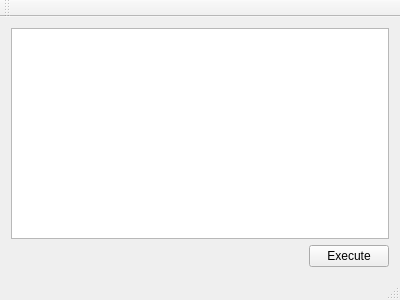
<?xml version="1.0" encoding="UTF-8"?>
<ui version="4.0">
 <class>MainWindow</class>
 <widget class="QMainWindow" name="MainWindow">
  <property name="geometry">
   <rect>
    <x>0</x>
    <y>0</y>
    <width>400</width>
    <height>300</height>
   </rect>
  </property>
  <property name="windowTitle">
   <string>MainWindow</string>
  </property>
  <widget class="QWidget" name="centralWidget">
   <layout class="QGridLayout" name="gridLayout">
    <item row="1" column="1">
     <widget class="QPushButton" name="pushButton">
      <property name="text">
       <string>Execute</string>
      </property>
     </widget>
    </item>
    <item row="1" column="0">
     <spacer name="horizontalSpacer">
      <property name="orientation">
       <enum>Qt::Horizontal</enum>
      </property>
      <property name="sizeHint" stdset="0">
       <size>
        <width>40</width>
        <height>20</height>
       </size>
      </property>
     </spacer>
    </item>
    <item row="0" column="0" colspan="2">
     <widget class="QPlainTextEdit" name="plainTextEdit"/>
    </item>
   </layout>
  </widget>
  <widget class="QMenuBar" name="menuBar">
   <property name="geometry">
    <rect>
     <x>0</x>
     <y>0</y>
     <width>400</width>
     <height>23</height>
    </rect>
   </property>
  </widget>
  <widget class="QToolBar" name="mainToolBar">
   <attribute name="toolBarArea">
    <enum>TopToolBarArea</enum>
   </attribute>
   <attribute name="toolBarBreak">
    <bool>false</bool>
   </attribute>
  </widget>
  <widget class="QStatusBar" name="statusBar"/>
 </widget>
 <layoutdefault spacing="6" margin="11"/>
 <resources/>
 <connections/>
</ui>
